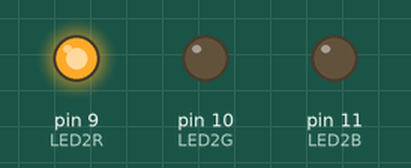
Simulated run of this sketch. Board: Arduino Uno, built with avr-gcc and run on an emulated ATmega328P. Parts: output pins drawn as LEDs (lit = HIGH).

Above: at 0.2 s.
At 0.7 s:
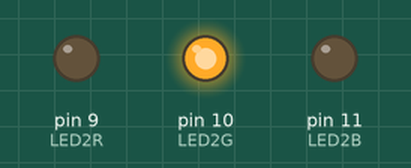
At 2.7 s:
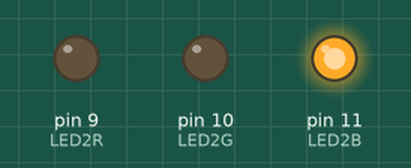
Timing chart, 0 to 3.5 s (numbered marks = the images above):
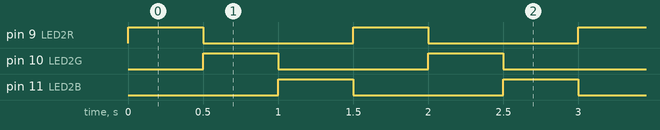

The sketch:

LED.ino
```cpp
#define LED2R 9
#define LED2G 10
#define LED2B 11
void setup() {
// pin configuration
pinMode(LED2R, OUTPUT);
pinMode(LED2G, OUTPUT);
pinMode(LED2B, OUTPUT);
}
void loop() {
digitalWrite(LED2R, HIGH);
digitalWrite(LED2G, LOW);
digitalWrite(LED2B, LOW);
delay(500);
digitalWrite(LED2R, LOW);
digitalWrite(LED2G,HIGH);
digitalWrite(LED2B, LOW);
delay(500);
digitalWrite(LED2R, LOW);
digitalWrite(LED2G, LOW);
digitalWrite(LED2B, HIGH);
delay(500);
}
```

Measured:
- by itself, pin 9 (LED2R), pin 10 (LED2G), pin 11 (LED2B): alternates HIGH for 0.50 s and LOW for 1.0 s
- by itself, everything shown: repeats every 1.5 s, in 3 steps
